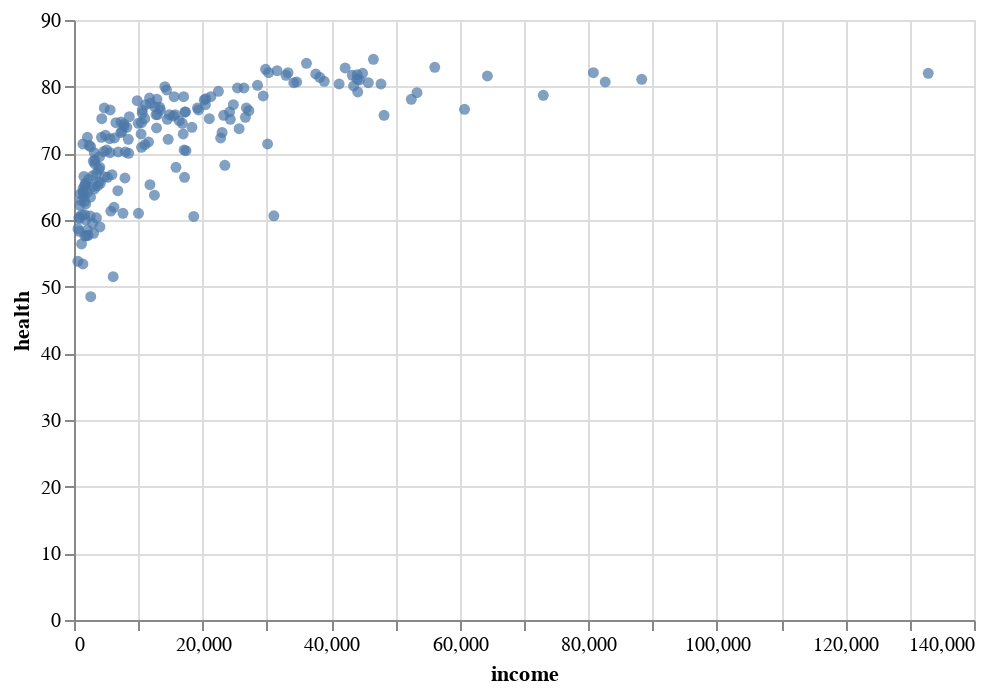

Notebook code for this chart:
### Code cell
chart_top = alt.Chart(df).mark_circle().encode(
    x = alt.X("income:Q"),
    y = alt.Y("health:Q"),
    tooltip = "country:N"
).properties(width=450)

chart_top

### Figure 1 — Vega-Lite specification as saved in the notebook (floating-point values rounded to 4 significant figures; data arrays with more than 128 entries replaced by an {"elided": "..."} marker saying what was removed)
{"config": {"view": {"continuousWidth": 300, "continuousHeight": 300}}, "data": {"name": "data-0cccb53798da4802be2d0e8a4b32b4c1"}, "mark": {"type": "circle"}, "encoding": {"tooltip": {"field": "country", "type": "nominal"}, "x": {"field": "income", "type": "quantitative"}, "y": {"field": "health", "type": "quantitative"}}, "width": 450, "$schema": "https://vega.github.io/schema/vega-lite/v5.20.1.json", "datasets": {"data-0cccb53798da4802be2d0e8a4b32b4c1": {"elided": "187 records"}}}
